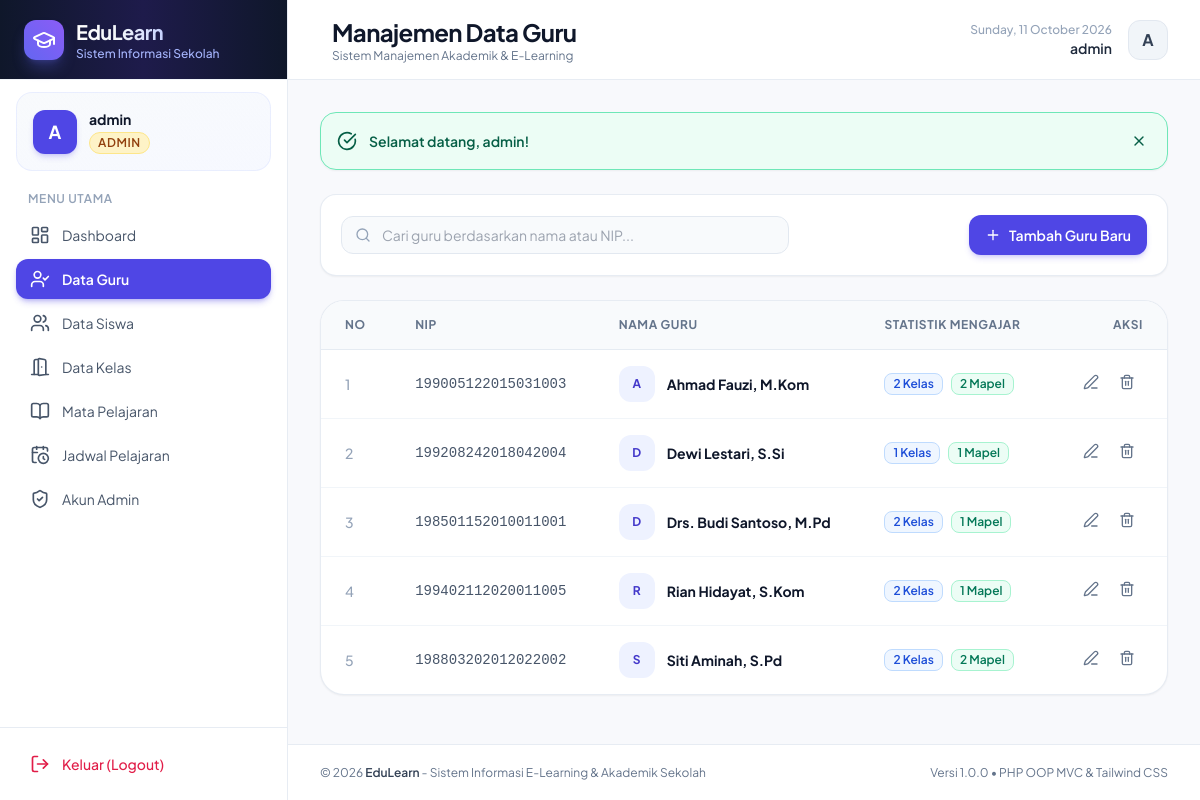
The page /admin/guru (signed in) on the database its author committed.
### tables this page shows
CREATE TABLE `guru` (
    `id_guru` INT AUTO_INCREMENT PRIMARY KEY,
    `nip` VARCHAR(50) NOT NULL UNIQUE,
    `nama` VARCHAR(100) NOT NULL,
    `password` VARCHAR(255) NOT NULL,
    `created_at` TIMESTAMP DEFAULT CURRENT_TIMESTAMP
);

### app/controllers/AdminController.php (called while the page is built, shortened)
<?php
require_once __DIR__ . '/../core/Controller.php';
class AdminController extends Controller {
    public function guru() {
        $guruModel = $this->model('Guru');
        $guruList = $guruModel->getAllWithStats();
        $this->view('admin/guru', [
            'title' => 'Manajemen Data Guru',
            'guruList' => $guruList
        ]);
    }
}

### app/core/App.php (called while the page is built, shortened)
<?php
class App {
    protected string $method = 'index';
    public function __construct() {
        $url = $this->parseUrl();
        $targetController = ucfirst(strtolower($url[0])) . 'Controller';
        $controllerFile = __DIR__ . '/../controllers/' . $targetController . '.php';
        if (file_exists($controllerFile)) {
            unset($url[0]);
        } else {
            $this->render404("Halaman atau modul '{$url[0]}' tidak ditemukan.");
            return;
        }
        $this->controller = new $this->controllerName();
        if (isset($url[1])) {
            $methodName = $url[1];
            if (method_exists($this->controller, $methodName)) {
                $this->method = $methodName;
                unset($url[1]);
            } else {
                $this->render404("Aksi '{$methodName}' tidak ditemukan pada modul ini.");
                return;
            }
        }
        $this->params = $url ? array_values($url) : [];
        call_user_func_array([$this->controller, $this->method], $this->params);
    }
    protected function parseUrl(): array {
        if (!empty($_GET['url'])) {
            return explode('/', filter_var(rtrim($_GET['url'], '/'), FILTER_SANITIZE_URL));
        }
        return [];
    }
}

### public/index.php (called while the page is built)
<?php
require_once __DIR__ . '/../config/config.php';
require_once __DIR__ . '/../app/core/Controller.php';
require_once __DIR__ . '/../app/core/App.php';
$app = new App();

### config/database.php (called while the page is built)
<?php
class DatabaseConfig {
    public static function getDsn() {
        return "mysql:host=" . DB_HOST . ";port=" . DB_PORT . ";dbname=" . DB_NAME . ";charset=utf8mb4";
    }
    public static function getOptions() {
        return [
            PDO::ATTR_ERRMODE            => PDO::ERRMODE_EXCEPTION,
            PDO::ATTR_DEFAULT_FETCH_MODE => PDO::FETCH_ASSOC,
            PDO::ATTR_EMULATE_PREPARES   => false,
        ];
    }
}

### app/models/Database.php (called while the page is built, shortened)
<?php
require_once __DIR__ . '/../../config/database.php';
class Database {
    private static ?Database $instance = null;
    private ?PDO $pdo = null;
    private $stmt = null;
    private function __construct() {
        try {
            $this->pdo = new PDO(
                DatabaseConfig::getDsn(),
                DB_USER,
                DB_PASS,
                DatabaseConfig::getOptions()
            );
        } catch (PDOException $e) {
            die("Database Connection Error: " . $e->getMessage());
        }
    }
    public static function getInstance(): Database {
        if (self::$instance === null) {
            self::$instance = new self();
        }
        return self::$instance;
    }
    public function query(string $sql, array $params = []): self {
        $this->stmt = $this->pdo->prepare($sql);
        $this->stmt->execute($params);
        return $this;
    }
    public function fetchAll(string $sql, array $params = []): array {
        $this->query($sql, $params);
        return $this->stmt->fetchAll();
    }
}

### app/models/Guru.php (called while the page is built, shortened)
<?php
require_once __DIR__ . '/Database.php';
class Guru {
    private Database $db;
    public function __construct() {
        $this->db = Database::getInstance();
    }
    public function getAllWithStats(): array {
        $sql = "SELECT g.id_guru, g.nip, g.nama, g.created_at,
                       COUNT(DISTINCT j.id_kelas) as total_kelas,
                       COUNT(DISTINCT j.pelajaran_id) as total_mapel,
                       COUNT(DISTINCT n.nilai_id) as total_nilai_diinput
                FROM `guru` g
                LEFT JOIN `jadwal` j ON g.id_guru = j.id_guru
                LEFT JOIN `nilai` n ON g.id_guru = n.id_guru
                GROUP BY g.id_guru, g.nip, g.nama, g.created_at
                ORDER BY g.nama ASC";
        return $this->db->fetchAll($sql);
    }
}

### config/config.php (called while the page is built, shortened)
<?php
function url($path = '') {
    $path = ltrim($path, '/');
    return BASE_URL . ($path ? '/' . $path : '');
}

### app/views/admin/guru.php (the view, shortened to what this page needs)
<?php require_once __DIR__ . '/../layouts/header.php'; ?>
<div class="space-y-6">
    <div class="flex flex-col sm:flex-row sm:items-center sm:justify-between gap-4 bg-white p-5 rounded-2xl border border-slate-200/80 shadow-sm">
        <div class="relative flex-1 max-w-md">
            <div class="absolute inset-y-0 left-0 pl-3.5 flex items-center pointer-events-none text-slate-400">
            </div>
            <input type="text" id="guruSearch" onkeyup="filterTable('guruSearch', 'guruTable')"
                   placeholder="Cari guru berdasarkan nama atau NIP..."
                   class="w-full pl-10 pr-4 py-2 rounded-xl border border-slate-200 text-sm focus:outline-none focus:ring-2 focus:ring-indigo-500 focus:border-indigo-500 bg-slate-50 focus:bg-white transition-all">
        </div>
        <button type="button" onclick="openAddGuruModal()" class="inline-flex items-center justify-center px-4 py-2.5 rounded-xl bg-indigo-600 hover:bg-indigo-700 text-white text-sm font-semibold shadow-md shadow-indigo-600/20 transition-all">
            <i data-lucide="plus" class="w-4 h-4 mr-2"></i>
            <span>Tambah Guru Baru</span>
        </button>
    </div>
    <div class="bg-white rounded-3xl border border-slate-200/80 shadow-sm overflow-hidden">
        <div class="overflow-x-auto">
            <table class="w-full text-left text-sm" id="guruTable">
                <thead class="bg-slate-50 border-b border-slate-200/80 text-slate-500 text-xs uppercase font-bold tracking-wider">
                    <tr>
                        <th class="py-4 px-6">No</th>
                        <th class="py-4 px-6">NIP</th>
                        <th class="py-4 px-6">Nama Guru</th>
                        <th class="py-4 px-6">Statistik Mengajar</th>
                        <th class="py-4 px-6 text-right">Aksi</th>
                    </tr>
                </thead>
                <tbody class="divide-y divide-slate-100">
                    <?php if (empty($guruList)): ?>
                        <tr>
                            <td colspan="5" class="py-8 text-center text-slate-400">Belum ada data guru.</td>
                        </tr>
                    <?php else: ?>
                        <?php foreach ($guruList as $idx => $g): ?>
                            <tr class="hover:bg-slate-50/60 transition-colors">
                                <td class="py-4 px-6 text-slate-400 font-medium"><?= $idx + 1 ?></td>
                                <td class="py-4 px-6 font-mono font-medium text-slate-600"><?= htmlspecialchars($g['nip']) ?></td>
                                <td class="py-4 px-6">
                                    <div class="flex items-center space-x-3">
                                        <div class="w-9 h-9 rounded-xl bg-indigo-50 text-indigo-700 flex items-center justify-center font-bold text-xs">
                                            <?= strtoupper(substr($g['nama'], 0, 1)) ?>
                                        </div>
                                        <span class="font-bold text-slate-900"><?= htmlspecialchars($g['nama']) ?></span>
                                    </div>
                                </td>
                                <td class="py-4 px-6">
                                    <div class="flex items-center space-x-2">
                                        <span class="inline-flex items-center px-2 py-0.5 rounded-lg text-xs font-semibold bg-blue-50 text-blue-700 border border-blue-200">
                                            <?= $g['total_kelas'] ?? 0 ?> Kelas
                                        </span>
                                        <span class="inline-flex items-center px-2 py-0.5 rounded-lg text-xs font-semibold bg-emerald-50 text-emerald-700 border border-emerald-200">
                                            <?= $g['total_mapel'] ?? 0 ?> Mapel
                                        </span>
                                    </div>
                                </td>
                                <td class="py-4 px-6 text-right">
                                    <div class="inline-flex items-center space-x-1">
                                        <button type="button"
                                                onclick="openEditGuruModal(<?= $g['id_guru'] ?>, '<?= htmlspecialchars(addslashes($g['nip'])) ?>', '<?= htmlspecialchars(addslashes($g['nama'])) ?>')"
                                                class="p-2 rounded-lg text-slate-500 hover:text-indigo-600 hover:bg-indigo-50 transition-colors" title="Edit">
                                            <i data-lucide="edit-3" class="w-4 h-4"></i>
                                        </button>
                                        <button type="button"
                                                onclick="triggerDelete('<?= url('admin/guruDelete/' . $g['id_guru']) ?>', 'Hapus Guru', 'Apakah Anda yakin ingin menghapus data guru <?= htmlspecialchars(addslashes($g['nama'])) ?>? Semua jadwal dan nilai terkait juga akan terhapus.')"
                                                class="p-2 rounded-lg text-slate-500 hover:text-rose-600 hover:bg-rose-50 transition-colors" title="Hapus">
                                            <i data-lucide="trash-2" class="w-4 h-4"></i>
                                        </button>
                                    </div>
                                </td>
                            </tr>
                        <?php endforeach; ?>
                    <?php endif; ?>
                </tbody>
            </table>
        </div>
    </div>
</div>
<?php require_once __DIR__ . '/../layouts/footer.php'; ?>

### public/assets/css/custom.css (style rules this page uses)
* { -webkit-font-smoothing: antialiased; -moz-osx-font-smoothing: grayscale; }

### rows shown on the page
guru: nip "199005122015031003", nama "A", nama "Ahmad Fauzi, M.Kom", total_kelas "2", total_mapel "2"
guru: nip "199208242018042004", nama "D", nama "Dewi Lestari, S.Si", total_kelas "1", total_mapel "1"
guru: nip "198501152010011001", nama "D", nama "Drs. Budi Santoso, M.Pd", total_kelas "2", total_mapel "1"
guru: nip "199402112020011005", nama "R", nama "Rian Hidayat, S.Kom", total_kelas "2", total_mapel "1"
guru: nip "198803202012022002", nama "S", nama "Siti Aminah, S.Pd", total_kelas "2", total_mapel "2"

### other values the page prints
substr($displayName, 0, 1) "A"
$displayName "admin"
$role "ADMIN"
$title "Manajemen Data Guru"
$flash['message'] "Selamat datang, admin!"
APP_NAME "EduLearn"
APP_DESC "Sistem Informasi E-Learning & Akademik Sekolah"
APP_VERSION "1.0.0"
